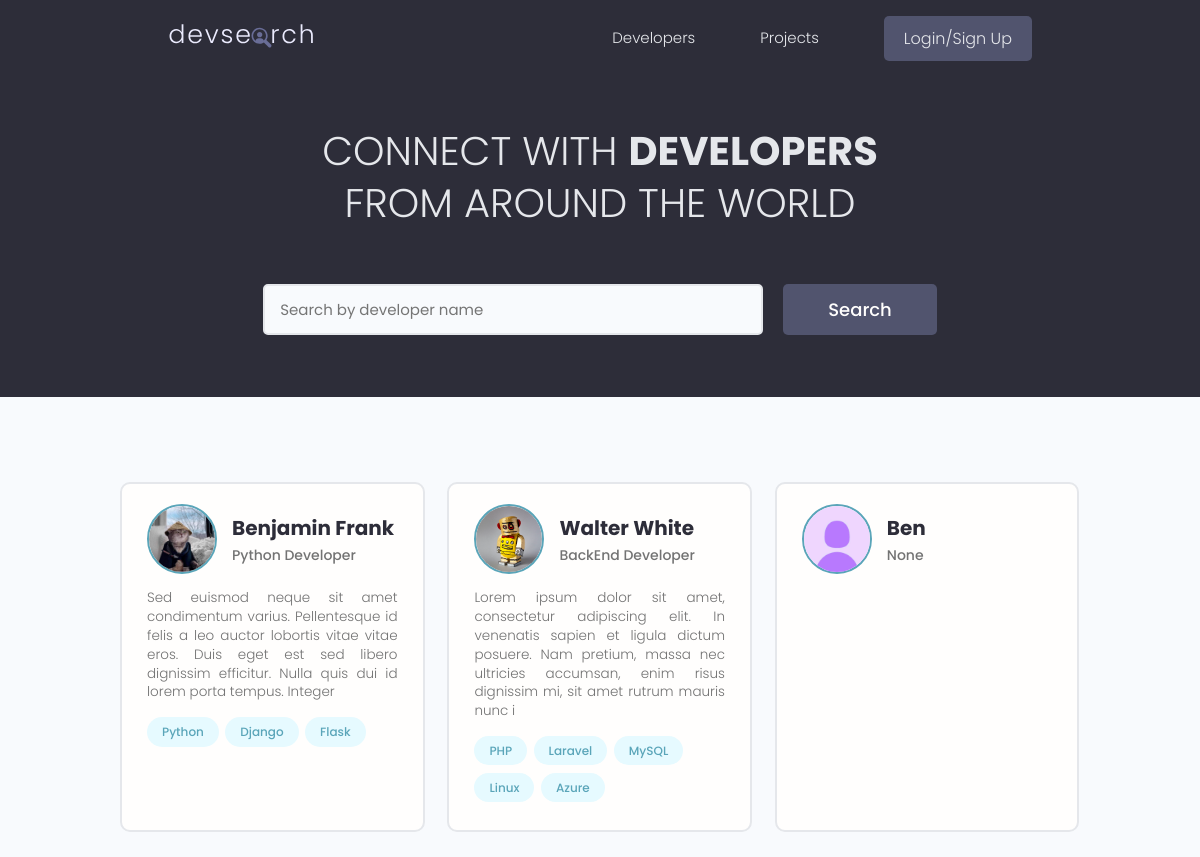
The page / on the database its author committed.
### users/models.py (models this page shows, shortened)
class Profile(models.Model):
    user = models.OneToOneField(User, on_delete=models.CASCADE, null=True, blank=True)
    name = models.CharField(max_length=100, blank=True, null=True)
    username = models.CharField(max_length=100, blank=True, null=True)
    location = models.CharField(max_length=100, blank=True, null=True)
    email = models.EmailField(max_length=100, blank=True, null=True)
    short_intro = models.CharField(max_length=150, blank=True, null=True)
    bio = models.TextField(blank=True, null=True)
    profile_image = models.ImageField(null=True, blank=True,
                                      upload_to='profiles/', default='profiles/default-profile.jpg')
    social_github = models.CharField(max_length=150, blank=True, null=True)
    social_twitter = models.CharField(max_length=150, blank=True, null=True)
    social_linkedin = models.CharField(max_length=150, blank=True, null=True)
    social_youtube = models.CharField(max_length=150, blank=True, null=True)
    social_website = models.CharField(max_length=150, blank=True, null=True)
    created = models.DateTimeField(auto_now_add=True)
    id = models.UUIDField(default=uuid.uuid4, unique=True, primary_key=True, editable=False)

class Skill(models.Model):
    owner = models.ForeignKey(Profile, on_delete=models.CASCADE, null=True, blank=True)
    name = models.CharField(max_length=100, null=True, blank=True)
    description = models.TextField(null=True, blank=True)
    created = models.DateTimeField(auto_now_add=True)
    id = models.UUIDField(default=uuid.uuid4, unique=True, primary_key=True, editable=False)

### users/views.py (the view)
# urls.py: path('', views.profiles, name="profiles"),
def profiles(request):
    profiles, search_query = searchProfiles(request)
    custom_range, profiles = paginateProfiles(request, profiles, 6)
    content = {'profiles': profiles, 'search_query': search_query, 'custom_range': custom_range}
    return render(request, 'users/profiles.html', content)

### users/utilities.py (called while the page is built)
def searchProfiles(request):
    search_query = ''
    if request.GET.get('search_query'):
        search_query = request.GET.get('search_query')
    skills = Skill.objects.filter(Q(name__icontains=search_query))  # Get skill based on search
    profiles = Profile.objects.distinct().filter(Q(name__icontains=search_query) |
                                                 Q(short_intro__icontains=search_query) |
                                                 Q(skill__in=skills))
    return profiles, search_query

def paginateProfiles(request, profiles, results):
    page = request.GET.get('page')
    profilesPerPage = results
    paginator = Paginator(profiles, profilesPerPage)
    try:
        profiles = paginator.page(page)
    except PageNotAnInteger:
        page = 1
        profiles = paginator.page(page)
    except EmptyPage:
        page = paginator.num_pages
        profiles = paginator.page(page)
    leftIndex = (int(page) - 4)
    if leftIndex < 1:
        leftIndex = 1
    rightIndex = (int(page) + 5)
    if rightIndex > paginator.num_pages:
        rightIndex = paginator.num_pages + 1
    custom_range = range(leftIndex, rightIndex)
    return custom_range, profiles

### users/templates/users/profiles.html (shortened to what this page needs)
{% extends 'main.html' %}
{% block content %}
    <main class="home">
    <section class="hero-section text-center">
      <div class="container container--narrow">
        <div class="hero-section__box">
          <h2>CONNECT WITH <span>DEVELOPERS</span></h2>
          <h2>FROM AROUND THE WORLD</h2>
        </div>
        <div class="hero-section__search">
          <form class="form" action="{% url 'profiles' %}" id="searchForm" method="GET">
            <div class="form__field">
              <input class="input input--text" id="formInput#search" type="text" name="search_query"
              value="{{ search_query }}"  placeholder="Search by developer name" />
            </div>
            <input class="btn btn--sub btn--lg" type="submit" value="Search" />
          </form>
        </div>
      </div>
    </section>
    <section class="devlist">
      <div class="container">
        <div class="grid grid--three">
        {% for profile in profiles %}
          <div class="column card">
            <div class="dev">
              <a href="{% url 'profile' profile.id %}" class="card__body">
                <div class="dev__profile">
                  <img class="avatar avatar--md" src="{{ profile.profile_image.url }}" alt="image" />
                  <div class="dev__meta">
                    <h3>{{ profile.name}}</h3>
                    <h5>{{ profile.short_intro|slice:"60" }}</h5>
                  </div>
                </div>
                <p class="dev__info">
                    {{profile.bio|slice:"200" }}
                </p>
                <div class="dev__skills">
                    {% for skill in profile.skill_set.all|slice:"6" %}
                        <span class="tag tag--pill tag--main">
                            <small>{{ skill.name }}</small>
                        </span>
                    {% endfor %}
                </div>
              </a>
            </div>
          </div>
        {% endfor %}
        </div>
      </div>
    </section>
  </main>
{% endblock %}

### static/styles/app.css (style rules this page uses)
:root { --color-sub: #2d2d39; }
.btn--sub { background-color: var(--color-sub-light); }
.card { border: 2px solid var(--color-light); }
img { width: 100%; }
.hero-section { height: 40vh; display: flex; align-items: center; background-color: var(--color-sub); }
.hero-section__box { margin-bottom: 4rem; }
.hero-section__box > h2, .hero-section__box > h2 > span { font-size: 4rem; color: var(--color-light); line-height: 1.3; text-transform: uppercase; }
.hero-section__box > h2 { font-weight: 300; }
.hero-section__box > h2 > span { font-weight: 700; }
.hero-section__search > .form { display: flex; align-items: center; justify-content: center; gap: 2rem; }
.hero-section__search > .form input.input--text { width: 50rem; }
.devlist { margin-top: 8rem; }
.devlist .grid { align-items: stretch; }
.devlist .dev .dev__profile { display: flex; align-items: center; gap: 1.5rem; }
.devlist .dev .dev__meta h3 { color: var(--color-sub); font-size: 2rem; font-weight: 700; }
.devlist .dev .dev__meta h5 { color: var(--color-text); font-size: 1.4rem; font-weight: 500; }
.devlist .dev .dev__info { margin: 1.5rem 0; font-size: 1.35rem; line-height: 1.4; text-align: justify; }

### static/uikit/styles/modules/_variables.css (style rules this page uses)
:root { --color-main: #5aa5b9; --color-main-light: #e6faff; --color-sub: #3f4156; --color-sub-light: #51546e; --color-sub-lighter: #ededfd; --color-text: #737373; --color-gray: #8b8b8b; --color-light: #e5e7eb; --color-light-gray: #767676; --color-bg: #f8fafd; --color-white: #fffefd; --color-white-light: #f3f3f3; --color-success: #359e64; --color-success-bg: #def8e8; --color-error: #fc4b0b; --color-error-bg: #fff2ee; --font-base: 'Poppins', arial, helvetica, 'Segoe UI', roboto, ubuntu, sans-serif; --font-monospace: 'Fira Code', 'Courier New', courier, monospace; --font-regular: 300; --font-medium: 500; --font-bold: 700; --generic-shadow: 1px 1px 5px #00000010; --generic-transition: all 0.3s ease-in-out; }

### static/uikit/styles/modules/_base.css (style rules this page uses)
* { margin: 0; padding: 0; box-sizing: border-box; text-rendering: optimizeLegibility; color: inherit; font-size: inherit; }
html { font-size: 50%; }
@media only screen and (min-width: 480px) { html { font-size: 56.25%; } }
@media only screen and (min-width: 1200px) { html { font-size: 62.5%; } }
body { line-height: 1.6; font-weight: 400; font-size: 1.5rem; color: var(--color-text); background-color: var(--color-bg); min-height: 100vh; }

### static/uikit/styles/modules/_typography.css (style rules this page uses)
* { font-family: var(--font-base); }
h2 { font-size: 3.6rem; font-weight: var(--font-bold); }
h3 { font-size: 3.2rem; font-weight: var(--font-medium); }
h5 { font-size: 2.4rem; font-weight: var(--font-medium); }
h5, h6 { font-weight: var(--font-regular); }
p, span, strong { font-size: 1.6rem; color: var(--color-text); font-weight: var(--font-regular); }
a { padding-bottom: 2px; text-decoration: none; display: inline-block; color: var(--color-main); font-weight: var(--font-medium); }

### static/uikit/styles/modules/_utilities.css (style rules this page uses)
.container { width: 92%; max-width: 165rem; margin: 0 auto; box-sizing: border-box; }
.container--narrow { width: 92%; max-width: 120rem; }
@media screen and (min-width: 1000px) { .container { width: 90%; } }
@media screen and (min-width: 1000px) { .container--narrow { width: 85%; } }
@media screen and (min-width: 1200px) { .container { width: 80%; } }
@media screen and (min-width: 1200px) { .container--narrow { width: 72%; } }
.text-center { text-align: center; }

### static/uikit/styles/modules/_avatar.css (style rules this page uses)
.avatar { border-radius: 50%; border: 2px solid var(--color-main); object-fit: cover; }
.avatar--md { height: 7rem; width: 7rem; }

### static/uikit/styles/modules/_button.css (style rules this page uses)
.btn { display: inline-block; position: relative; cursor: pointer; background-color: var(--color-light); font-weight: var(--font-medium); color: var(--color-sub); text-decoration: none; padding: 1rem 2rem; border-radius: 0.5rem; border: none; width: -webkit-fit-content; width: -moz-fit-content; width: fit-content; height: -webkit-fit-content; height: -moz-fit-content; height: fit-content; font-size: 1.6rem; outline-width: 0; outline-color: transparent; -webkit-backface-visibility: hidden; backface-visibility: hidden; transition: all 0.3s ease-in-out; }
.btn--sub { background-color: var(--color-sub); color: var(--color-white); }
.btn--lg { font-size: 1.8rem; padding: 1.2rem 4.5rem; }

### static/uikit/styles/modules/_card.css (style rules this page uses)
.card { border-radius: 1rem; background-color: var(--color-white); border: 1.5px solid var(--color-light); width: auto; height: auto; margin-top: 0.5rem; margin-bottom: 0.5rem; overflow: hidden; }
.card__body, .card__header { padding: 2rem 2.5rem; }

### rows shown on the page
Profile: profile_image (picture), name "Benjamin Frank", short_intro "Python Developer", bio "Sed euismod neque sit amet condimentum varius. Pellentesque id felis a leo auctor lobortis vitae vitae eros. Duis eget est sed libero dignissim efficitur. Nulla quis dui id lorem porta tempus. Integer"
Skill: name "Python"
Skill: name "Django"
Skill: name "Flask"
Profile: profile_image (picture), name "Walter White", short_intro "BackEnd Developer", bio "Lorem ipsum dolor sit amet, consectetur adipiscing elit. In venenatis sapien et ligula dictum posuere. Nam pretium, massa nec ultricies accumsan, enim risus dignissim mi, sit amet rutrum mauris nunc i"
Skill: name "PHP"
Skill: name "Laravel"
Skill: name "MySQL"
Skill: name "Linux"
Skill: name "Azure"
Profile: profile_image (placeholder picture), name "Ben", short_intro "None"
